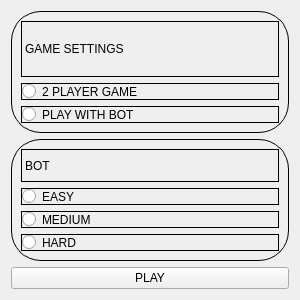
<?xml version="1.0" encoding="UTF-8"?>
<ui version="4.0">
 <class>MainMenu</class>
 <widget class="QWidget" name="MainMenu">
  <property name="geometry">
   <rect>
    <x>0</x>
    <y>0</y>
    <width>300</width>
    <height>300</height>
   </rect>
  </property>
  <property name="minimumSize">
   <size>
    <width>300</width>
    <height>300</height>
   </size>
  </property>
  <property name="maximumSize">
   <size>
    <width>300</width>
    <height>300</height>
   </size>
  </property>
  <property name="windowTitle">
   <string>Form</string>
  </property>
  <layout class="QVBoxLayout" name="verticalLayout">
   <item>
    <widget class="QFrame" name="frame">
     <property name="styleSheet">
      <string notr="true">border-radius:30px;border:1px solid;</string>
     </property>
     <property name="frameShape">
      <enum>QFrame::StyledPanel</enum>
     </property>
     <property name="frameShadow">
      <enum>QFrame::Raised</enum>
     </property>
     <layout class="QVBoxLayout" name="verticalLayout_2">
      <item>
       <widget class="QLabel" name="label">
        <property name="text">
         <string>GAME SETTINGS</string>
        </property>
       </widget>
      </item>
      <item>
       <widget class="QRadioButton" name="Button_plgame">
        <property name="text">
         <string>2 PLAYER GAME</string>
        </property>
       </widget>
      </item>
      <item>
       <widget class="QRadioButton" name="Button_botgame">
        <property name="text">
         <string>PLAY WITH BOT</string>
        </property>
       </widget>
      </item>
     </layout>
    </widget>
   </item>
   <item>
    <widget class="QFrame" name="frame_2">
     <property name="styleSheet">
      <string notr="true">border-radius:30px;border:1px solid;</string>
     </property>
     <property name="frameShape">
      <enum>QFrame::StyledPanel</enum>
     </property>
     <property name="frameShadow">
      <enum>QFrame::Raised</enum>
     </property>
     <layout class="QVBoxLayout" name="verticalLayout_3">
      <item>
       <widget class="QLabel" name="label_2">
        <property name="text">
         <string>BOT </string>
        </property>
       </widget>
      </item>
      <item>
       <widget class="QRadioButton" name="Button_easy">
        <property name="text">
         <string>EASY</string>
        </property>
       </widget>
      </item>
      <item>
       <widget class="QRadioButton" name="Button_medium">
        <property name="text">
         <string>MEDIUM</string>
        </property>
       </widget>
      </item>
      <item>
       <widget class="QRadioButton" name="Button_hard">
        <property name="text">
         <string>HARD</string>
        </property>
       </widget>
      </item>
     </layout>
    </widget>
   </item>
   <item>
    <widget class="QPushButton" name="pushButton">
     <property name="text">
      <string>PLAY</string>
     </property>
    </widget>
   </item>
  </layout>
 </widget>
 <resources/>
 <connections/>
</ui>
